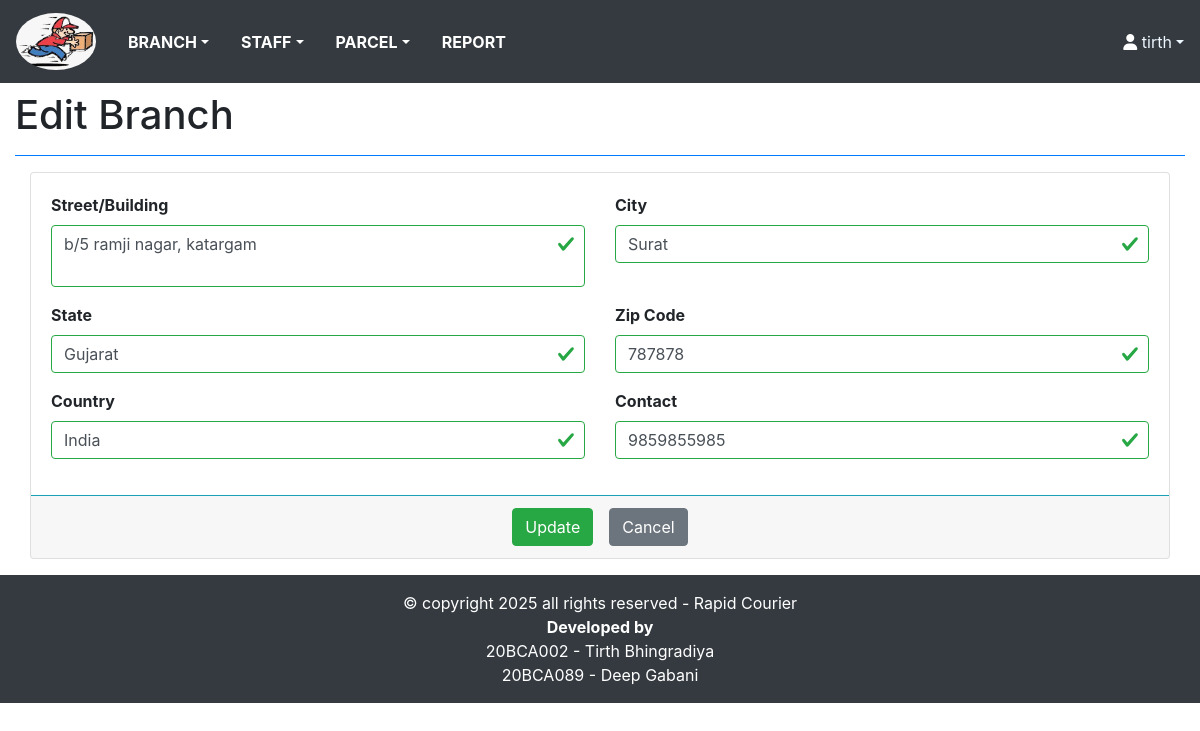
Screenshot of /editbranch.php?id=19 with the database file from the repository.
### tables this page shows
CREATE TABLE `branch` (
  `id` int(11) NOT NULL,
  `street` varchar(100) NOT NULL,
  `city` varchar(50) NOT NULL,
  `state` varchar(35) NOT NULL,
  `country` varchar(30) NOT NULL,
  `zip` int(7) NOT NULL,
  `contact` bigint(13) NOT NULL,
  `create_date` datetime NOT NULL DEFAULT current_timestamp(),
  `ip` varchar(30) NOT NULL
);

### editbranch.php (the view, shortened to what this page needs)
<!DOCTYPE html>
<html lang="en">
<head>
    <?php
    require_once "files.php";
    ?>
</head>
<body>
    <?php
    include "header.php";
    ?>
    <div class="container-fluid">
        <div class="row mb-2">
            <div class="col-sm-6">
                <h1 class="m-0">Edit Branch</h1>
            </div>
        </div>
        <hr class="border-primary">
    </div>
    <section class="content">
        <div class="container-fluid">
            <div class="col-lg-12">
                <div class="card card-outline">
                    <div class="card-body">
                        <form action="editbranchdata.php" method="post" id="manage-branch" class="was-validated">
                            <?php
                            $id = $_GET['id'];
                            include "dbcon.php";
                            $query = "select * from branch where id=$id";
                            $record = mysqli_query($connection, $query);
                            $row = mysqli_fetch_array($record);
                            ?>
                            <div class="row">
                                <div class="col-md-12">
                                    <div class="row">
                                        <div class="col-sm-6 form-group ">
                                            <label for="" class="control-label">Street/Building</label>
                                            <textarea name="street" id="" cols="30" rows="2" class="form-control" required><?php echo $row["street"] ?></textarea>
                                        </div>
                                        <div class="col-sm-6 form-group ">
                                            <label for="" class="control-label">City</label>
                                            <input type="text" class="form-control" name="city" required value="<?php echo $row["city"] ?>">
                                        </div>
                                    </div>
                                    <div class="row">
                                        <div class="col-sm-6 form-group ">
                                            <label for="" class="control-label">State</label>
                                            <input type="text" class="form-control" name="state" required value="<?php echo $row["state"] ?>">
                                        </div>
                                        <div class="col-sm-6 form-group ">
                                            <label for="" class="control-label">Zip Code</label>
                                            <input type="number" class="form-control" max="999999" min="100000" name="zip" required value="<?php echo $row["zip"] ?>">
                                        </div>
                                    </div>
                                    <div class="row">
                                        <div class="col-sm-6 form-group ">
                                            <label for="" class="control-label">Country</label>
                                            <input type="text" class="form-control" name="country" required value="<?php echo $row["country"] ?>">
                                        </div>
                                        <div class="col-sm-6 form-group ">
                                            <label for="" class="control-label">Contact </label>
                                            <input type="number" class="form-control" max="9999999999" min="1000000000" name="contact" required value="<?php echo $row["contact"] ?>">
                                        </div>
                                    </div>
                                </div>
                            </div>
                    </div>
                    <div class="card-footer border-top border-info">
                        <div class="d-flex w-100 justify-content-center align-items-center">
                            <input type="submit" name="submit" value="Update" class="btn btn-success mx-2">
                            <a class="btn btn-secondary mx-2" href="listbranch.php">Cancel</a>
                        </div>
                    </div>
                </div>
            </div>
    </section>
    <?php
    include "footer.php";
    ?>
</body>
</html>

### editbranch.php (style rules this page uses)
.control-label { font-weight: bold; }
textarea { resize: none; }

### rows the page displays
branch: street "b/5 ramji nagar, katargam", city "Surat", state "Gujarat", zip "787878", country "India", contact "9859855985"
